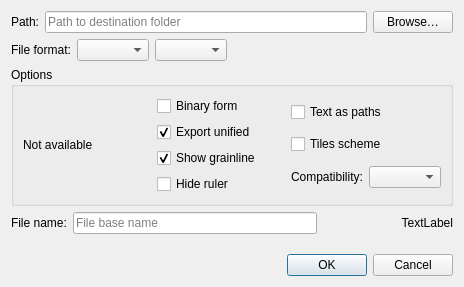
<?xml version="1.0" encoding="UTF-8"?>
<ui version="4.0">
 <class>DialogSaveManualLayout</class>
 <widget class="QDialog" name="DialogSaveManualLayout">
  <property name="geometry">
   <rect>
    <x>0</x>
    <y>0</y>
    <width>464</width>
    <height>287</height>
   </rect>
  </property>
  <property name="windowTitle">
   <string>Save manual layout</string>
  </property>
  <property name="windowIcon">
   <iconset resource="../share/resources/puzzleicon.qrc">
    <normaloff>:/puzzleicon/64x64/logo.png</normaloff>:/puzzleicon/64x64/logo.png</iconset>
  </property>
  <layout class="QVBoxLayout" name="verticalLayout_3">
   <item>
    <layout class="QHBoxLayout" name="horizontalLayout_8">
     <item>
      <widget class="QLabel" name="label_9">
       <property name="text">
        <string>Path:</string>
       </property>
      </widget>
     </item>
     <item>
      <widget class="QLineEdit" name="lineEditPath">
       <property name="sizePolicy">
        <sizepolicy hsizetype="Expanding" vsizetype="Fixed">
         <horstretch>0</horstretch>
         <verstretch>0</verstretch>
        </sizepolicy>
       </property>
       <property name="toolTip">
        <string>Destination folder</string>
       </property>
       <property name="placeholderText">
        <string>Path to destination folder</string>
       </property>
      </widget>
     </item>
     <item>
      <widget class="QPushButton" name="pushButtonBrowse">
       <property name="sizePolicy">
        <sizepolicy hsizetype="Preferred" vsizetype="Fixed">
         <horstretch>0</horstretch>
         <verstretch>0</verstretch>
        </sizepolicy>
       </property>
       <property name="toolTip">
        <string>Select path to destination folder</string>
       </property>
       <property name="text">
        <string>Browse…</string>
       </property>
      </widget>
     </item>
    </layout>
   </item>
   <item>
    <layout class="QHBoxLayout" name="horizontalLayout_10">
     <item>
      <widget class="QLabel" name="label_10">
       <property name="sizePolicy">
        <sizepolicy hsizetype="Minimum" vsizetype="Preferred">
         <horstretch>0</horstretch>
         <verstretch>0</verstretch>
        </sizepolicy>
       </property>
       <property name="text">
        <string>File format:</string>
       </property>
      </widget>
     </item>
     <item>
      <widget class="QComboBox" name="comboBoxFormat">
       <property name="sizePolicy">
        <sizepolicy hsizetype="Fixed" vsizetype="Fixed">
         <horstretch>0</horstretch>
         <verstretch>0</verstretch>
        </sizepolicy>
       </property>
      </widget>
     </item>
     <item>
      <widget class="QComboBox" name="comboBoxFormatType">
       <property name="sizeAdjustPolicy">
        <enum>QComboBox::SizeAdjustPolicy::AdjustToContents</enum>
       </property>
      </widget>
     </item>
     <item>
      <spacer name="horizontalSpacer_5">
       <property name="orientation">
        <enum>Qt::Orientation::Horizontal</enum>
       </property>
       <property name="sizeHint" stdset="0">
        <size>
         <width>40</width>
         <height>20</height>
        </size>
       </property>
      </spacer>
     </item>
    </layout>
   </item>
   <item>
    <layout class="QHBoxLayout" name="horizontalLayout_11">
     <item>
      <widget class="QGroupBox" name="groupBoxFormatOptions">
       <property name="title">
        <string>Options</string>
       </property>
       <layout class="QHBoxLayout" name="horizontalLayout_2">
        <item>
         <widget class="QLabel" name="labelOptionsNotAvailable">
          <property name="text">
           <string>Not available</string>
          </property>
         </widget>
        </item>
        <item>
         <layout class="QVBoxLayout" name="verticalLayout">
          <item>
           <widget class="QCheckBox" name="checkBoxBinaryDXF">
            <property name="enabled">
             <bool>true</bool>
            </property>
            <property name="text">
             <string>Binary form</string>
            </property>
           </widget>
          </item>
          <item>
           <widget class="QCheckBox" name="checkBoxExportUnified">
            <property name="enabled">
             <bool>true</bool>
            </property>
            <property name="text">
             <string>Export unified</string>
            </property>
            <property name="checked">
             <bool>true</bool>
            </property>
           </widget>
          </item>
          <item>
           <widget class="QCheckBox" name="checkBoxShowGrainline">
            <property name="text">
             <string>Show grainline</string>
            </property>
            <property name="checked">
             <bool>true</bool>
            </property>
           </widget>
          </item>
          <item>
           <widget class="QCheckBox" name="checkBoxHideRuler">
            <property name="text">
             <string>Hide ruler</string>
            </property>
           </widget>
          </item>
         </layout>
        </item>
        <item>
         <layout class="QVBoxLayout" name="verticalLayout_2">
          <item>
           <widget class="QCheckBox" name="checkBoxTextAsPaths">
            <property name="enabled">
             <bool>true</bool>
            </property>
            <property name="text">
             <string>Text as paths</string>
            </property>
           </widget>
          </item>
          <item>
           <widget class="QCheckBox" name="checkBoxTilesScheme">
            <property name="enabled">
             <bool>true</bool>
            </property>
            <property name="text">
             <string>Tiles scheme</string>
            </property>
           </widget>
          </item>
          <item>
           <layout class="QHBoxLayout" name="horizontalLayout">
            <item>
             <widget class="QLabel" name="labelDxfCompatibility">
              <property name="text">
               <string>Compatibility:</string>
              </property>
             </widget>
            </item>
            <item>
             <widget class="QComboBox" name="comboBoxDxfCompatibility"/>
            </item>
           </layout>
          </item>
         </layout>
        </item>
       </layout>
      </widget>
     </item>
    </layout>
   </item>
   <item>
    <layout class="QHBoxLayout" name="horizontalLayout_13">
     <property name="sizeConstraint">
      <enum>QLayout::SizeConstraint::SetDefaultConstraint</enum>
     </property>
     <item>
      <widget class="QLabel" name="label_15">
       <property name="sizePolicy">
        <sizepolicy hsizetype="Preferred" vsizetype="Minimum">
         <horstretch>0</horstretch>
         <verstretch>0</verstretch>
        </sizepolicy>
       </property>
       <property name="text">
        <string>File name:</string>
       </property>
      </widget>
     </item>
     <item>
      <widget class="QLineEdit" name="lineEditFileName">
       <property name="sizePolicy">
        <sizepolicy hsizetype="Expanding" vsizetype="Fixed">
         <horstretch>0</horstretch>
         <verstretch>0</verstretch>
        </sizepolicy>
       </property>
       <property name="toolTip">
        <string>File base name</string>
       </property>
       <property name="placeholderText">
        <string>File base name</string>
       </property>
      </widget>
     </item>
     <item>
      <widget class="QLabel" name="labelExample">
       <property name="sizePolicy">
        <sizepolicy hsizetype="Preferred" vsizetype="Minimum">
         <horstretch>0</horstretch>
         <verstretch>0</verstretch>
        </sizepolicy>
       </property>
       <property name="minimumSize">
        <size>
         <width>130</width>
         <height>0</height>
        </size>
       </property>
       <property name="text">
        <string notr="true">TextLabel</string>
       </property>
       <property name="alignment">
        <set>Qt::AlignmentFlag::AlignRight|Qt::AlignmentFlag::AlignTrailing|Qt::AlignmentFlag::AlignVCenter</set>
       </property>
      </widget>
     </item>
    </layout>
   </item>
   <item>
    <spacer name="verticalSpacer">
     <property name="orientation">
      <enum>Qt::Orientation::Vertical</enum>
     </property>
     <property name="sizeHint" stdset="0">
      <size>
       <width>20</width>
       <height>40</height>
      </size>
     </property>
    </spacer>
   </item>
   <item>
    <widget class="QDialogButtonBox" name="buttonBox">
     <property name="orientation">
      <enum>Qt::Orientation::Horizontal</enum>
     </property>
     <property name="standardButtons">
      <set>QDialogButtonBox::StandardButton::Cancel|QDialogButtonBox::StandardButton::Ok</set>
     </property>
    </widget>
   </item>
  </layout>
 </widget>
 <resources>
  <include location="../share/resources/puzzleicon.qrc"/>
 </resources>
 <connections>
  <connection>
   <sender>buttonBox</sender>
   <signal>accepted()</signal>
   <receiver>DialogSaveManualLayout</receiver>
   <slot>accept()</slot>
   <hints>
    <hint type="sourcelabel">
     <x>248</x>
     <y>254</y>
    </hint>
    <hint type="destinationlabel">
     <x>157</x>
     <y>274</y>
    </hint>
   </hints>
  </connection>
  <connection>
   <sender>buttonBox</sender>
   <signal>rejected()</signal>
   <receiver>DialogSaveManualLayout</receiver>
   <slot>reject()</slot>
   <hints>
    <hint type="sourcelabel">
     <x>316</x>
     <y>260</y>
    </hint>
    <hint type="destinationlabel">
     <x>286</x>
     <y>274</y>
    </hint>
   </hints>
  </connection>
 </connections>
</ui>
